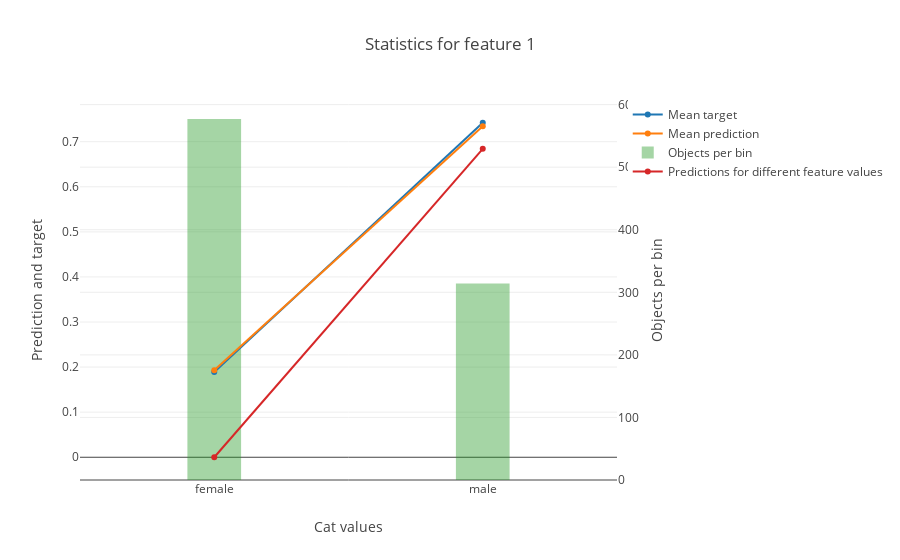

The cell this chart's notebook holds for it:
### Markdown cell above
#### One-hot feature

### Code cell
feature = 'Sex'
res = titanic_model.get_binarized_statistics(titanic_train, titanic_train_target, feature, 
                                     cat_feature_values=['male', 'female'], plot=True, thread_count=-1)

### Figure 1 — Plotly figure (JSON) as saved in the notebook; plotly's stock layout.template omitted (floating-point values rounded to 4 significant figures)
{"data": [{"mode": "lines+markers", "name": "Mean target", "type": "scatter", "uid": "0a1f1404-ee00-4bd8-8e87-90d1ce2d074e", "xaxis": "x", "y": [0.1889, 0.742], "yaxis": "y"}, {"mode": "lines+markers", "name": "Mean prediction", "type": "scatter", "uid": "aa49194c-8ccc-465c-ae43-fd61da2c4b1b", "xaxis": "x", "y": [0.1928, 0.7345], "yaxis": "y"}, {"marker": {"color": "rgba(30, 150, 30, 0.4)"}, "name": "Objects per bin", "type": "bar", "uid": "2d65a068-94aa-443e-9086-4ff082a6b8ed", "width": 0.2, "xaxis": "x", "y": [577, 314], "yaxis": "y2"}, {"mode": "lines+markers", "name": "Predictions for different feature values", "type": "scatter", "uid": "424931f0-4976-4784-8c82-e9f27f37db32", "xaxis": "x", "y": [0, 0.6843], "yaxis": "y"}], "layout": {"title": {"text": "Statistics for feature 1"}, "xaxis": {"showticklabels": true, "tickmode": "array", "ticktext": ["female", "male"], "tickvals": [0, 1], "title": {"text": "Cat values"}}, "yaxis": {"overlaying": "y2", "side": "left", "title": {"text": "Prediction and target"}}, "yaxis2": {"position": 1, "side": "right", "title": {"text": "Objects per bin"}}}}
